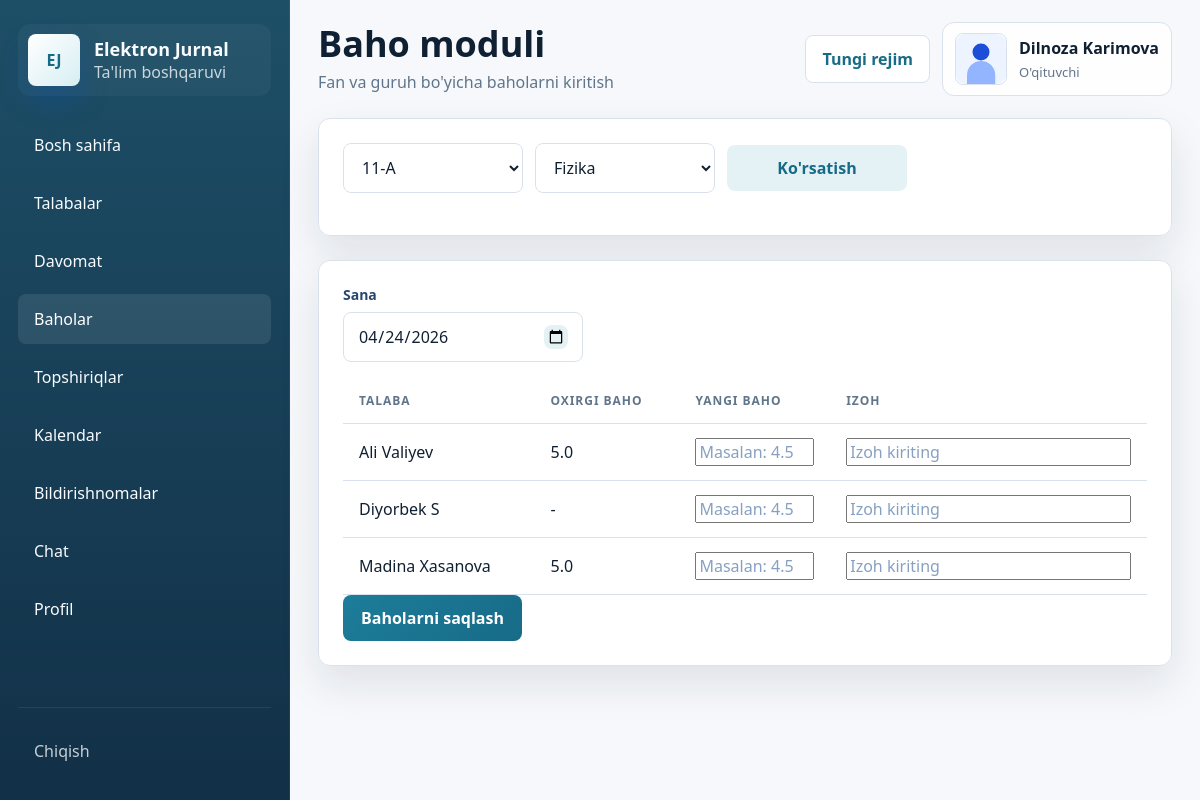
Screenshot of /grades (signed in) with the database file from the repository.
### models.py (models this page shows, shortened)
class TimestampMixin:
    created_at = db.Column(db.DateTime, default=datetime.utcnow, nullable=False)

class User(UserMixin, TimestampMixin, db.Model):
    __tablename__ = "users"
    id = db.Column(db.Integer, primary_key=True)
    full_name = db.Column(db.String(150), nullable=False)
    username = db.Column(db.String(80), unique=True, nullable=False, index=True)
    password_hash = db.Column(db.String(255), nullable=False)
    role = db.Column(db.String(20), nullable=False, index=True)
    phone = db.Column(db.String(30))
    email = db.Column(db.String(120))
    image_path = db.Column(db.String(255))
    is_active = db.Column(db.Boolean, default=True, nullable=False)
    can_change_credentials = db.Column(db.Boolean, default=True, nullable=False)
    taught_subjects = db.relationship("Subject", back_populates="teacher", lazy="dynamic")
    student_group = db.relationship("StudentGroup", back_populates="student", uselist=False, cascade="all, delete-orphan")
    attendance_records = db.relationship("Attendance", back_populates="student", lazy="dynamic", foreign_keys="Attendance.student_id")
    grade_records = db.relationship("Grade", back_populates="student", lazy="dynamic", foreign_keys="Grade.student_id")
    grades_given = db.relationship("Grade", back_populates="teacher", lazy="dynamic", foreign_keys="Grade.teacher_id")
    assignments_created = db.relationship("Assignment", back_populates="teacher", lazy="dynamic", foreign_keys="Assignment.teacher_id")
    activities = db.relationship("ActivityLog", back_populates="user", lazy="dynamic")
    notifications = db.relationship("Notification", back_populates="user", lazy="dynamic", cascade="all, delete-orphan")
    chat_messages = db.relationship(
        "ChatMessage",
        back_populates="sender",
        lazy="dynamic",
        cascade="all, delete-orphan",
        foreign_keys="ChatMessage.sender_id",
    )
    assignment_submissions = db.relationship("AssignmentSubmission", back_populates="student", lazy="dynamic", cascade="all, delete-orphan")

class Grade(TimestampMixin, db.Model):
    __tablename__ = "grades"
    id = db.Column(db.Integer, primary_key=True)
    student_id = db.Column(db.Integer, db.ForeignKey("users.id"), nullable=False)
    subject_id = db.Column(db.Integer, db.ForeignKey("subjects.id"), nullable=False)
    teacher_id = db.Column(db.Integer, db.ForeignKey("users.id"), nullable=False)
    score = db.Column(db.Float, nullable=False)
    comment = db.Column(db.Text)
    date = db.Column(db.Date, nullable=False, default=date.today)
    student = db.relationship("User", back_populates="grade_records", foreign_keys=[student_id])
    subject = db.relationship("Subject", back_populates="grades")
    teacher = db.relationship("User", back_populates="grades_given", foreign_keys=[teacher_id])

### app.py (the view, shortened to what this page needs)
@app.route("/grades", methods=["GET", "POST"])
@login_required
@role_required("admin", "teacher")
def grade_page():
    groups = available_groups_for_user()
    subjects = available_subjects_for_user()
    selected_group_id = request.values.get("group_id", type=int) or (groups[0].id if groups else None)
    selected_subject_id = request.values.get("subject_id", type=int) or (subjects[0].id if subjects else None)
    students = []
    latest_grades = {}
    if selected_group_id:
        students = (
            User.query.join(StudentGroup)
            .filter(User.role == "student", StudentGroup.group_id == selected_group_id)
            .order_by(User.full_name)
            .all()
        )
    if students and selected_subject_id:
        for student in students:
            latest = Grade.query.filter_by(student_id=student.id, subject_id=selected_subject_id).order_by(Grade.date.desc()).first()
            latest_grades[student.id] = latest
    return render_template(
        "grades/index.html",
        groups=groups,
        subjects=subjects,
        students=students,
        latest_grades=latest_grades,
        selected_group_id=selected_group_id,
        selected_subject_id=selected_subject_id,
    )

### app.py (called while the page is built)
@login_manager.user_loader
def load_user(user_id: str):
    return db.session.get(User, int(user_id))

def role_required(*roles):
    def decorator(view_func):
        @wraps(view_func)
        def wrapped(*args, **kwargs):
            if not current_user.is_authenticated:
                return login_manager.unauthorized()
            if current_user.role not in roles:
                abort(403)
            return view_func(*args, **kwargs)
        return wrapped
    return decorator

def avatar_url(user: User) -> str:
    if user.image_path:
        return url_for("static", filename=f"uploads/{user.image_path}")
    return url_for("static", filename="uploads/default-avatar.svg")

def get_teacher_groups(teacher: User):
    group_ids = sorted({link.group_id for subject in teacher.taught_subjects for link in subject.group_links})
    if not group_ids:
        return []
    return Group.query.filter(Group.id.in_(group_ids)).order_by(Group.name).all()

def get_visible_subjects_for_teacher(teacher: User):
    return teacher.taught_subjects.order_by(Subject.name).all()

def available_groups_for_user():
    if current_user.role == "admin":
        return Group.query.order_by(Group.name).all()
    return get_teacher_groups(current_user)

def available_subjects_for_user():
    if current_user.role == "admin":
        return Subject.query.order_by(Subject.name).all()
    return get_visible_subjects_for_teacher(current_user)

### templates/grades/index.html (shortened to what this page needs)
{% extends "base.html" %}
{% block page_title %}Baho moduli{% endblock %}
{% block page_subtitle %}Fan va guruh bo'yicha baholarni kiritish{% endblock %}
{% block content %}
  <section class="panel-card">
    <form method="get" class="toolbar">
      <select name="group_id">
        {% for group in groups %}
          <option value="{{ group.id }}" {% if selected_group_id == group.id %}selected{% endif %}>{{ group.name }}</option>
        {% endfor %}
      </select>
      <select name="subject_id">
        {% for subject in subjects %}
          <option value="{{ subject.id }}" {% if selected_subject_id == subject.id %}selected{% endif %}>{{ subject.name }}</option>
        {% endfor %}
      </select>
      <button class="btn btn-secondary" type="submit">Ko'rsatish</button>
    </form>
  </section>
  <section class="panel-card">
    <form method="post">
      <div class="form-field max-240">
        <span>Sana</span>
        <input type="date" name="grade_date" value="{{ today.isoformat() }}">
      </div>
      <div class="table-wrap">
        <table class="table">
          <thead>
            <tr>
              <th>Talaba</th>
              <th>Oxirgi baho</th>
              <th>Yangi baho</th>
              <th>Izoh</th>
            </tr>
          </thead>
          <tbody>
            {% for student in students %}
              {% set latest = latest_grades.get(student.id) %}
              <tr>
                <td data-label="Talaba">{{ student.full_name }}</td>
                <td data-label="Oxirgi baho">{{ latest.score if latest else '-' }}</td>
                <td data-label="Yangi baho"><input type="number" step="0.1" min="0" max="5" name="score_{{ student.id }}" placeholder="Masalan: 4.5"></td>
                <td data-label="Izoh"><input type="text" name="comment_{{ student.id }}" placeholder="Izoh kiriting"></td>
              </tr>
            {% else %}
              <tr><td colspan="4">Talabalar topilmadi.</td></tr>
            {% endfor %}
          </tbody>
        </table>
      </div>
      {% if students %}
        <div class="form-actions">
          <button class="btn btn-primary" type="submit">Baholarni saqlash</button>
        </div>
      {% endif %}
    </form>
  </section>
{% endblock %}

### templates/base.html (shortened to what this page needs)
<!DOCTYPE html>
<html lang="uz">
<head>
  <link rel="stylesheet" href="{{ url_for('static', filename='css/style.css') }}">
</head>
<body>
  {% if current_user.is_authenticated %}
    <div class="app-shell">
      <aside class="sidebar" id="sidebar">
        <a class="brand" href="{{ url_for('dashboard_router') }}">
          <div class="brand-logo">EJ</div>
          <div>
            <strong>Elektron Jurnal</strong>
            <span>Ta'lim boshqaruvi</span>
          </div>
        </a>
        <nav class="sidebar-nav">
          {% for endpoint, label in nav_items %}
            <a href="{{ url_for(endpoint) }}" class="{% if request.endpoint == endpoint %}active{% endif %}">
              <span>{{ label }}</span>
            </a>
          {% endfor %}
        </nav>
        <div class="sidebar-footer">
          <a href="{{ url_for('logout') }}" class="logout-link">Chiqish</a>
        </div>
      </aside>
      <div class="main-area">
        <header class="topbar">
          <div class="topbar-title">
            <h1>{% block page_title %}Elektron Jurnal Tizimi{% endblock %}</h1>
            <p>{% block page_subtitle %}Akademik boshqaruv paneli{% endblock %}</p>
          </div>
          <div class="topbar-actions">
            <button class="theme-toggle" type="button" data-theme-toggle>Rejim</button>
            <div class="topbar-user">
              <img src="{{ avatar_url(current_user) }}" alt="Avatar" class="avatar">
              <div>
                <strong>{{ current_user.full_name }}</strong>
                <span>{{ role_labels.get(current_user.role, current_user.role) }}</span>
              </div>
            </div>
          </div>
        </header>
        <main class="page-content">
          {% block content %}{% endblock %}
        </main>
      </div>
    </div>
  {% endif %}
</body>
</html>

### rows the page displays
User: full_name "Dilnoza Karimova", get "O'qituvchi"
User: full_name "Ali Valiyev"
Grade: score "5.0"
User: full_name "Diyorbek S", score "-", id "Masalan: 4.5"
User: full_name "Madina Xasanova", id "Masalan: 4.5"
Grade: score "5.0"

### other values shown
{{ label }} "Bosh sahifa" "Talabalar" "Davomat" "Baholar" "Topshiriqlar" "Kalendar" "Bildirishnomalar" "Chat" "Profil"
form field group_id "11-A"
form field subject_id "Fizika"
